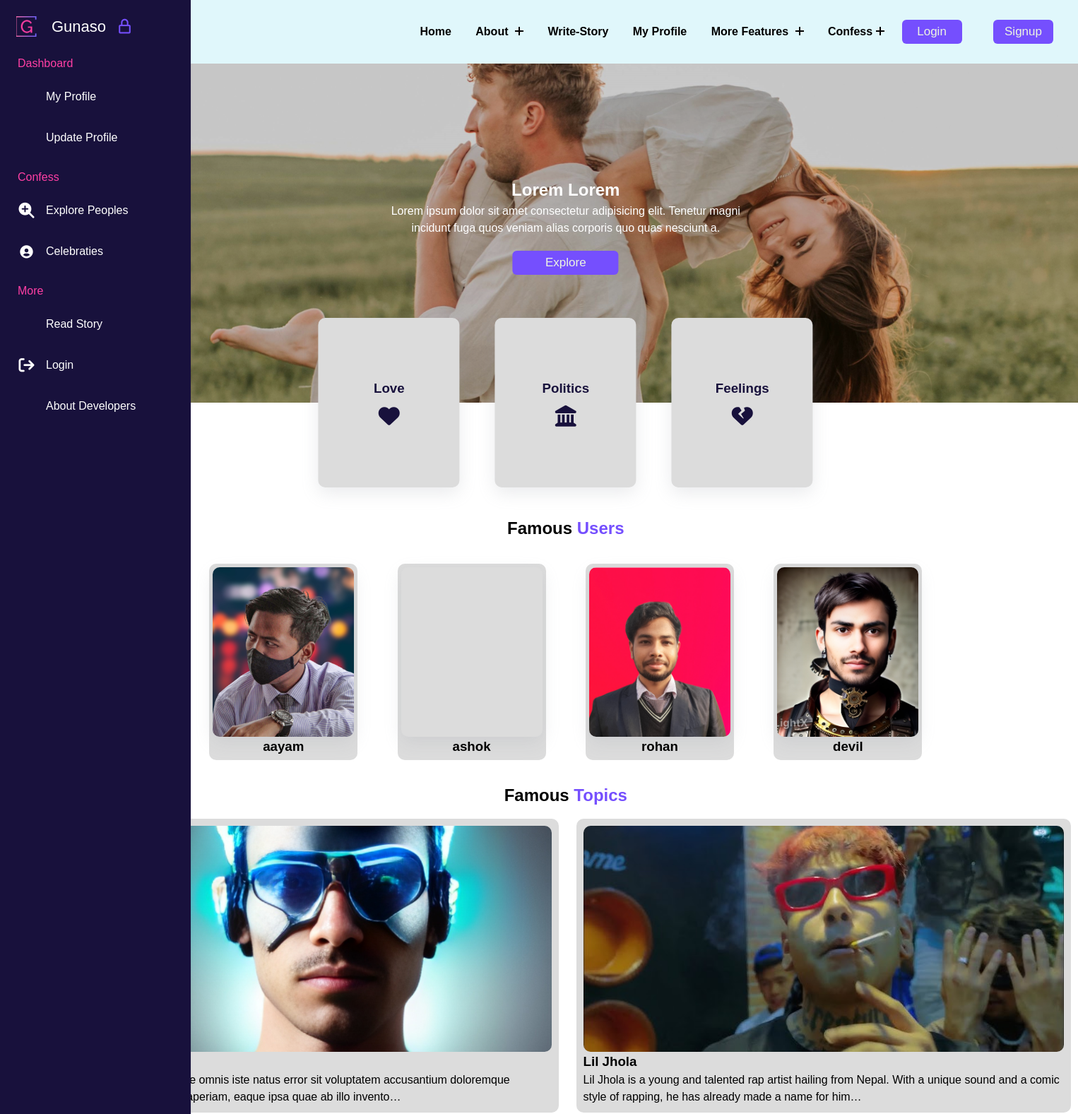
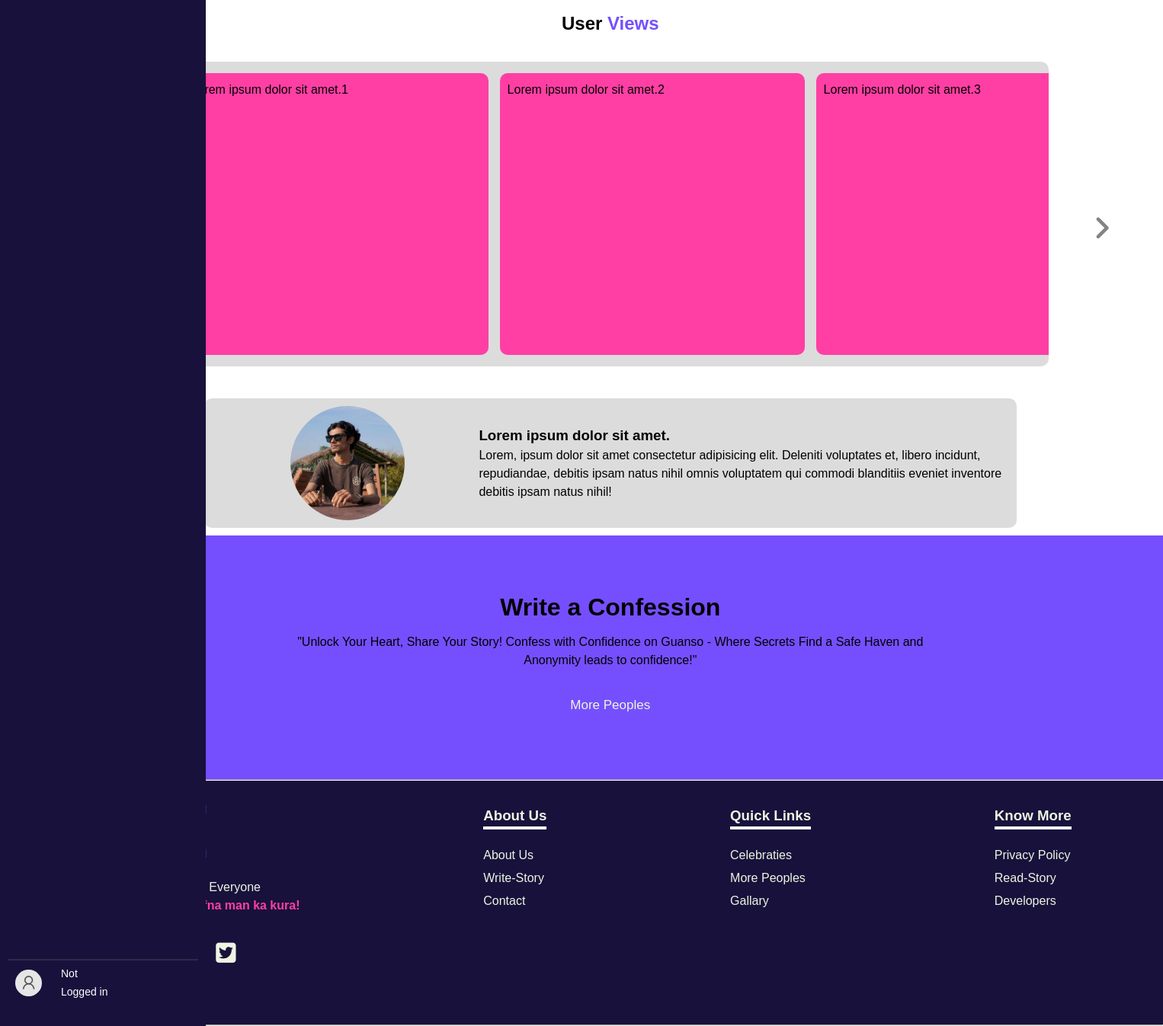
The page / on the database its author committed (2 pictures, top to bottom).
### gunasoApp/models.py (models this page shows, shortened)
class Profile(models.Model):
    user = models.OneToOneField(User, on_delete=models.CASCADE, related_name="Profile")
    image = models.ImageField(upload_to="gunasoApp/images/loggeduserImages", blank=True, default="upload-image")

class Topic(models.Model):
    sno = models.AutoField(primary_key=True)
    name = models.CharField(max_length=30)
    date = models.DateTimeField()
    tagone = models.CharField(max_length=10)
    tagtwo = models.CharField(max_length=10)
    slug = models.CharField(max_length=130, default="slugthis")
    image = models.ImageField(upload_to="gunasoApp/images/topicimages", blank=True, default="upload-image")
    introduction = models.TextField()

### gunasoApp/views.py (the view)
# urls.py: path('', views.index, name='index'),
def index(request):
    mainusers = Profile.objects.all()[:4]
    alltopics = Topic.objects.all()
    context = {"username": request.user, "mainusers":mainusers, "alltopics":alltopics}
    return render(request, 'indexbackup.html',context)

### templates/indexbackup.html (shortened to what this page needs)
{% extends 'base.html' %}
{% load static %}
{% load webpush_notifications %}
    {% block base_style%}
    {{ block.super }}
    <link rel="stylesheet" href="{% static 'styles/indexbackup.css' %}">
    {% endblock base_style%}
{% block content %}
<body>
    <div class="index-main">
        <div class="hero">
            <img src="{% static 'images/carouseltwo.jpg' %}" alt="">
            <div class="contents">
                <h2>Lorem Lorem</h2>
                <p>Lorem ipsum dolor sit amet consectetur adipisicing elit. Tenetur magni incidunt fuga quos veniam
                    alias corporis quo quas nesciunt a.</p>
                    <a href="/persons">
                        <button class="copybtn postbtn">Explore</button>
                    </a>
                <div class="overlapcards">
                    <div class="card">
                        <h3>Love</h3>
                        <i class="fa-solid fa-heart fa-beat"></i>
                    </div>
                    <div class="card">
                        <h3>Politics</h3>
                        <i class="fa-solid fa-landmark fa-beat"></i>
                    </div>
                    <div class="card">
                        <h3>Feelings</h3>
                        <i class="fa-solid fa-heart-crack fa-beat"></i>
                    </div>
                </div>
            </div>
        </div>
        <div class="wrapper">
            <center>
                <h2>Famous <span class="generalspan">Users</span></h2>
            </center>
            <div class="usercards">
                {% for item in mainusers %}
                <a href="/user/{{item.user}}/">
                    <div class="cardcontainer">
                        <div class="card" style="background-image: url(/media/{{item.image}});"></div>
                        <div class="text">
                            <h3>{{item.user}}</h3>
                        </div>
                    </div>
                </a>
                {% endfor %}
            </div>
        </div>
        <div class="downwrapper">
            <center>
                <h2>Famous <span class="generalspan">Topics</span></h2>
            </center>
            <div class="topics-card">
                {% for item in alltopics %}
                <a href="topics/{{item.slug}}">
                    <div class="cardcontainer">
                        <div class="bigcard" style="background-image: url(/media/{{item.image}});"></div>
                        <div class="text">
                            <h3>{{item.name}}</h3>
                            <p>{{item.introduction|truncatechars:150}}</p>
                        </div>
                    </div>
                </a>
                {% endfor %}
            </div>
        </div>
        <center>
            <h2>User <span class="generalspan">Views</span></h2>
        </center>
        <div class="rollwrapper">
            <i class="fa-solid fa-angle-right" id="nextbtn" onclick="scrollToRight()"></i>
            <section class="rollcardcontainer">
                <div class="rollcard">
                    <p>Lorem ipsum dolor sit amet.1</p>
                </div>
                <div class="rollcard">
                    <p>Lorem ipsum dolor sit amet.2</p>
                </div>
                <div class="rollcard">
                    <p>Lorem ipsum dolor sit amet.3</p>
                </div>
            </section>
        </div>
        <div class="testimonial">
            <div class="testimonialwrapper">
                <div class="imgpart">
                    <img src="{% static 'images/profileimage.jpg' %}" alt="">
                </div>
                <div class="textpart">
                    <h3>Lorem ipsum dolor sit amet.</h3>
                    <p>Lorem, ipsum dolor sit amet consectetur adipisicing elit. Deleniti voluptates et, libero
                        incidunt,
                        repudiandae, debitis ipsam natus nihil omnis voluptatem qui commodi blanditiis eveniet
                        inventore debitis ipsam natus nihil!
                    </p>
                </div>
            </div>
        </div>
        {% include 'banner.html' %}
    </div>
    {% endblock %}

### static/styles/base.css (style rules this page uses)
:root { --dark: #754ffe; --darkgreen: #379683; --bcolor: #5CDB95; --cooltexr: #4a4b65; --backupgreen: #8EE4AF; --para: #EDF5E1; --mainheading: #FFF; --hotish: #FF3FA4; --skyblue: #525FE1; --footer: #18113c; }
body { line-height: 1.5; font-family: "Raleway", sans-serif; font-weight: 400; }
* { margin: 0; padding: 0; box-sizing: border-box; }
a { text-decoration: none; }
input, textarea, button, select, a, i { -webkit-tap-highlight-color: transparent; }
.generalspan { color: var(--dark); }
button { cursor: pointer; background-color: #754ffe; font-family: inherit; display: inline-block; width: 5em; height: 2em; line-height: 1.9em; margin: 20px; position: relative; overflow: hidden; border: 2px solid var(--color); transition: color .5s; font-size: 17px; border-radius: 6px; font-weight: 500; color: var(--para); }
button:before { content: ""; position: absolute; z-index: -1; background: var(--skyblue); height: 150px; width: 200px; border-radius: 50%; }
button:before { top: 100%; left: 100%; transition: all .7s; }

### static/styles/indexbackup.css (style rules this page uses)
* { margin: 0; padding: 0; list-style: none; text-decoration: none; font-family: sans-serif; box-sizing: border-box; }
:root { --dark: #754ffe; --darkgreen: #379683; --bcolor: #5CDB95; --cooltexr: #4a4b65; --backupgreen: #8EE4AF; --para: #EDF5E1; --mainheading: #FFF; --hotish: #FF3FA4; --skyblue: #525FE1; --footer: #18113c; }
body { line-height: 1.5; font-family: "Raleway", sans-serif; font-weight: 400; background-color: var(--mainheading); }
.index-main { margin-left: 4.7244rem; display: flex; flex-direction: column; }
.hero { position: relative; height: 60vh; width: 100%; }
a { color: #000; }
.hero img { width: 100%; height: 100%; object-fit: cover; filter: brightness(80%); }
.contents { position: absolute; top: 50%; left: 50%; transform: translate(-50%, -50%); text-align: center; color: #fff; }
.contents h2, .contents p { margin: 0; padding: 0 100px; }
.overlapcards { position: absolute; top: 50%; left: 50%; transform: translate(-50%, 50%); display: flex; gap: 50px; }
.card { height: 30vh; width: 200px; border-radius: 10px; cursor: pointer; background-color: gainsboro; color: var(--footer); box-shadow: rgba(149, 157, 165, 0.2) 0px 8px 24px; transition: 0.4s ease; display: flex; flex-direction: column; justify-content: center; align-items: center; gap: 10px; background-size: cover; background-repeat: no-repeat; background-position: center; }
.card i { font-size: 30px; }
.wrapper { margin-top: 10rem; }
.wrapper center { margin-bottom: 2rem; }
.usercards { padding: 0 200px; display: grid; grid-template-columns: repeat(4, 1fr); place-items: center; gap: 15px; }
.usercards .cardcontainer { background-color: gainsboro; border-radius: 10px; padding: 5px; }
.usercards .text { text-align: center; }
.topics-card { display: grid; padding: 15px; place-items: center; gap: 25px; grid-template-columns: repeat(2, 1fr); }
.downwrapper, .rollwrapper { margin-top: 2rem; }
.topics-card .cardcontainer { background-color: gainsboro; padding: 10px; border-radius: 10px; min-width: 700px; min-height: 40vh; }
.topics-card .bigcard { height: 40vh; width: inherit; border-radius: 10px; cursor: pointer; background-color: var(--dark); transition: 0.4s ease; background-size: cover; background-repeat: no-repeat; background-position: center center; }
#prevbtn, #nextbtn { position: absolute; top: 0; z-index: 0; cursor: pointer; height: 100%; width: 2rem; text-transform: capitalize; z-index: 9; top: 50%; color: #868383; font-size: 2.3rem; }
#nextbtn { right: 60px; }
.rollwrapper { padding: 0 150px; position: relative; margin-bottom: 2rem; }
.rollcardcontainer { display: flex; height: 50vh; background-color: gainsboro; border-radius: 10px; gap: 15px; overflow: hidden; padding: 15px; scroll-behavior: smooth; }
.rollcardcontainer .rollcard { background-color: var(--hotish); border-radius: 10px; padding: 10px; min-width: 400px; }
.testimonial { padding: 10px 12rem; }
.testimonialwrapper { max-height: 50vh; width: 100%; background-color: gainsboro; border-radius: 10px; display: flex; align-items: center; justify-content: center; padding: 10px 1rem; transition: 0.4s ease; }
.testimonial .imgpart { flex: 1; display: flex; align-items: center; justify-content: center; }
.testimonial .imgpart img { object-fit: cover; border-radius: 50%; height: 150px; width: 150px; }
.testimonial .textpart { flex: 2; }

### rows shown on the page
Profile: image (picture), user "aayam"
Profile: user "ashok"
Profile: image (picture), user "rohan"
Profile: image (picture), user "devil"
Topic: image (picture), introduction "\"Sed ut perspiciatis unde omnis iste natus error sit voluptatem accusantium doloremque laudantium, totam rem aperiam, eaque ipsa quae ab illo invento…"
Topic: image (picture), name "Lil Jhola", introduction "Lil Jhola is a young and talented rap artist hailing from Nepal. With a unique sound and a comic style of rapping, he has already made a name for him…"
